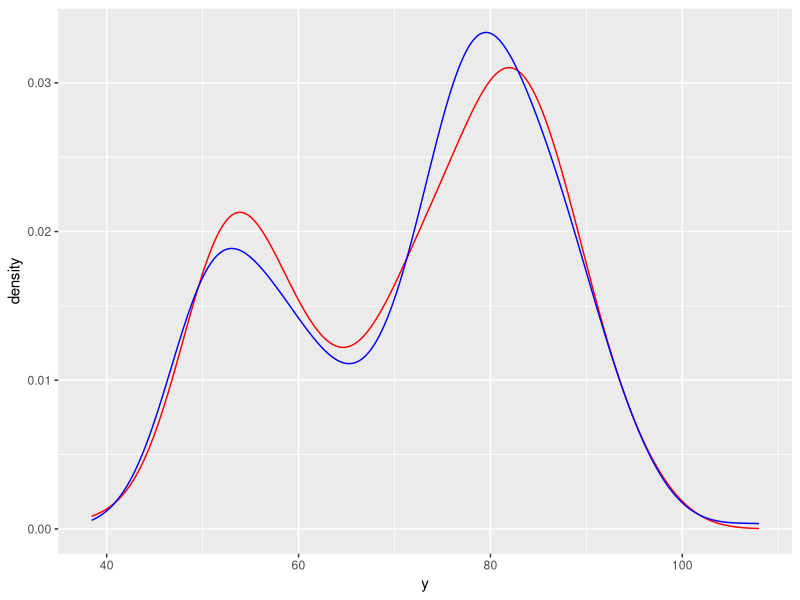
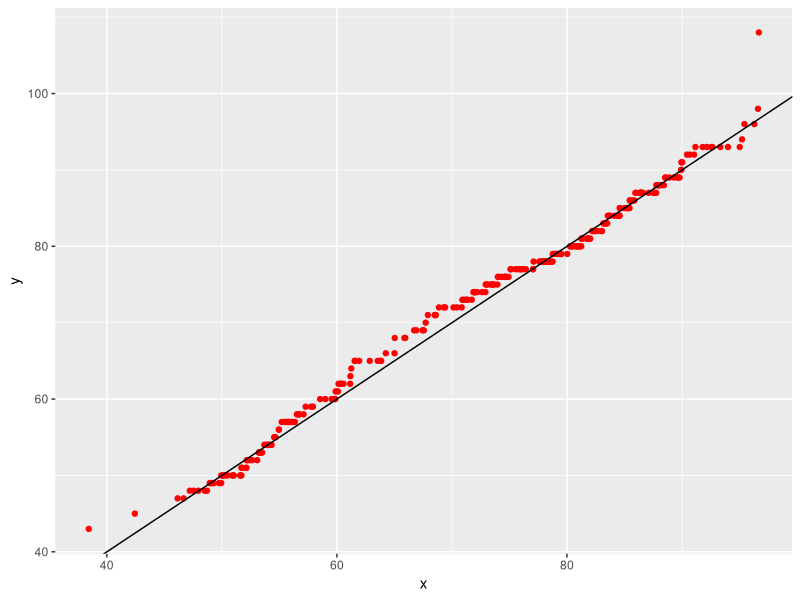

Recreate these plots in R, in order.
############# Solutions to question 5.6 #############

library(ggplot2)
library(MASS)

pf <- function(omega, mu1, sigma1, mu2, sigma2, data)
{
  return(
    omega * dnorm(data$waiting, mu1, sigma1) + (1 - omega) * dnorm(data$waiting, mu2, sigma2)
  )
}

pars <- c(0.4, 60, 5, 80, 14)
nll <- function(pars, data)
{
  return(-sum(log(
    pf(pars[1], pars[2], pars[3], pars[4], pars[5], data)
  )))
}

fit <-
  optim(
    pars,
    nll,
    data = geyser,
    method = "L-BFGS-B",
    lower = c(0,-Inf,-Inf,-Inf,-Inf),
    upper = c(1, Inf, Inf, Inf, Inf),
    hessian = TRUE
  )

# p = 0.5 not within CI
fisher <- solve(fit$hessian)
p_ci <- fit$par[1] + c(-1, 1) * sqrt(fisher[1, 1])

pars <- fit$par
n <- length(geyser$waiting)
p <- rbinom(n, 1, pars[1])
rs <-
  data.frame(y = p * rnorm(n, pars[2], pars[3]) + (1 - p) * rnorm(n, pars[4], pars[5]))

# This example seems to fit quite well - unless a large sample of simulations, in which case
# it is not smooth enough betwen distributions
dat <- data.frame(x = sort(rs$y), y = sort(geyser$waiting))
ggplot() + geom_density(data = rs, aes(y), color = "red")  + geom_density(data = dat, aes(y), color = "blue")

# QQplot seems OK - all this sensitive to initial estimates though.
ggplot() + geom_point(data = dat, aes(x, y), color = "red") + geom_abline()
